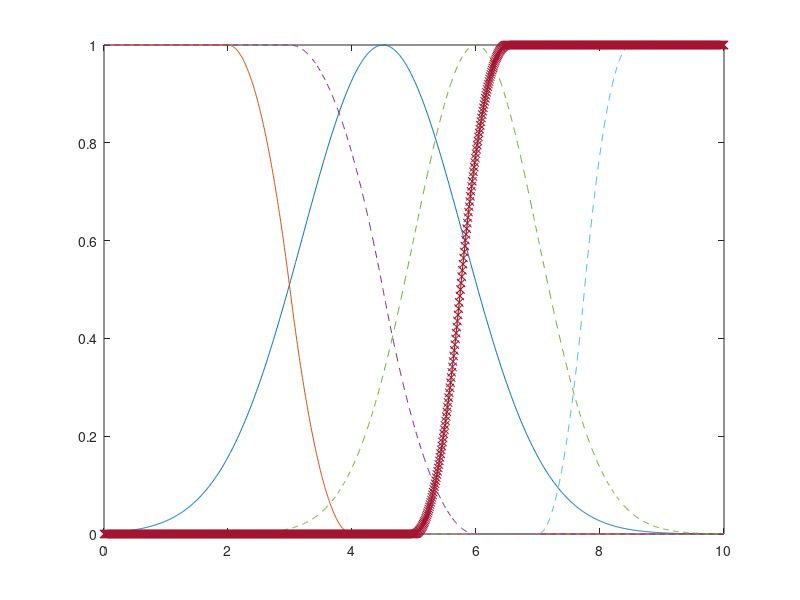

This figure's MATLAB source: (Note: this script raises an error after producing the figure.)
x=0:0.01:10;

lento=zmf(x,[2 4]);
moderado = gaussmf(x, [1.3 4.5]);
rapido=smf(x,[5 6.5]);

plot(x,moderado);
hold on;
plot(x,lento);
plot(x,rapido);

% ------------------------------------

calmado=zmf(x,[3 6]);
insensible = gaussmf(x, [1 6]);
furioso=smf(x,[7 8.5]);
plot(x,calmado, 'LineStyle', '--');
hold on;
plot(x,insensible, 'LineStyle', '--');
plot(x,furioso, 'LineStyle', '--');

% ------------------------------------

rapido_furioso = max(rapido,furioso);
plot(x,rapido_furioso, 'Marker', 'x')

% ------------------------------------

muy_lento = lento.^2;
algo_calmado = intens(x,calmado);
muy_lento_algo_calmado = max(muy_lento,algo_calmado)

plot(x,muy_lento);
hold on;
plot(x,algo_calmado);
plot(x,muy_lento_algo_calmado, 'LineStyle', '--', 'LineWidth', 2);

% ------------------------------------

no_rapido = 1 - rapido;
no_rapido_xor_insensible = xor_function(no_rapido,insensible);
plot(x,no_rapido);
hold on;
plot(x,insensible);
plot(x,no_rapido_xor_insensible, 'LineStyle', '--', 'LineWidth', 2);
